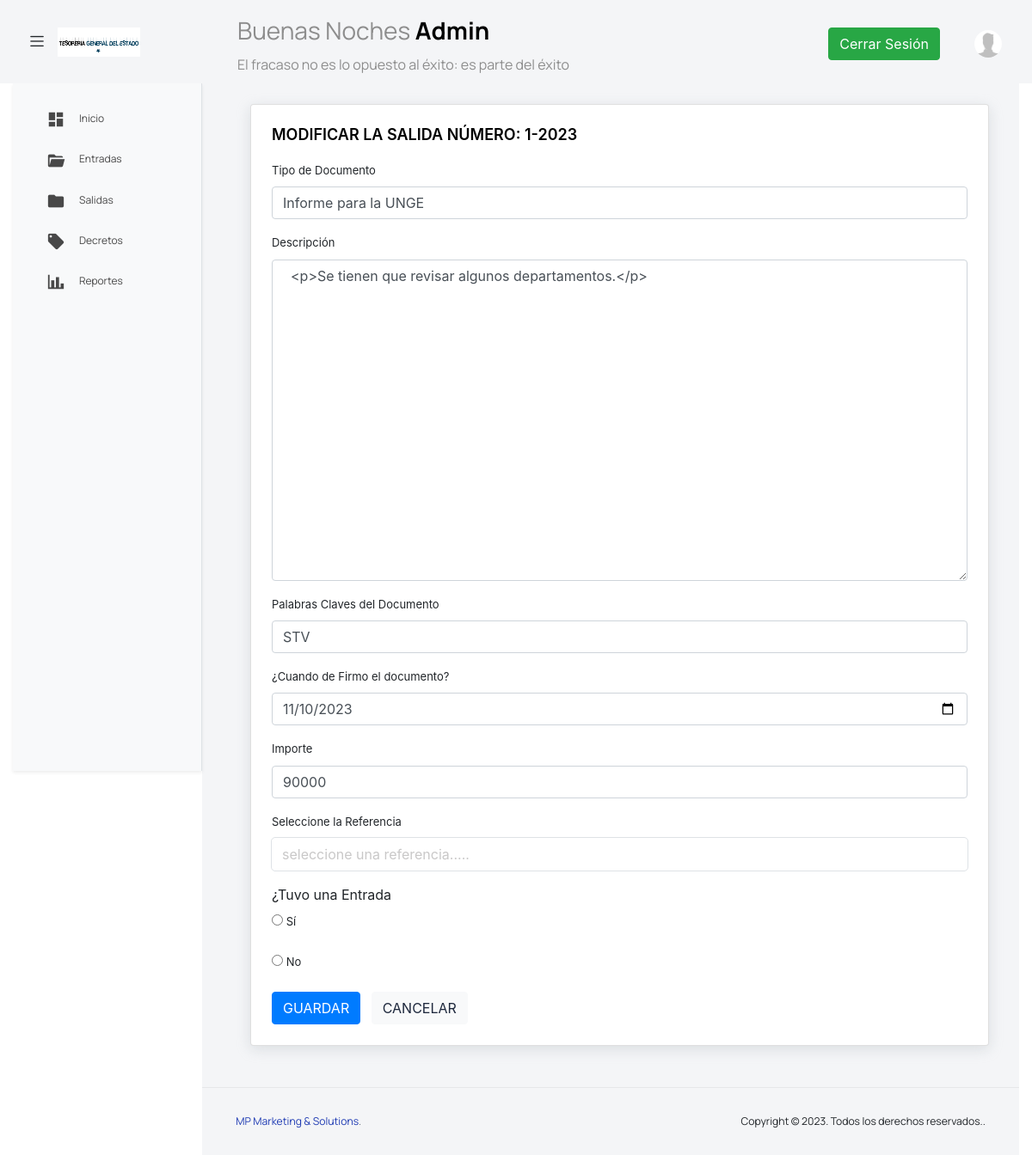
The page /users/editarSalida.php?id=1 (signed in) on the database its author committed.
### tables this page shows
CREATE TABLE `salidas` (
  `Id` int(10) NOT NULL,
  `NumRegistro` varchar(8) DEFAULT NULL,
  `FechaRegistro` date DEFAULT NULL,
  `TipoDoc` varchar(50) DEFAULT NULL,
  `Archivo` varchar(15) DEFAULT NULL,
  `Descripcion` text DEFAULT NULL,
  `PalabrasClaves` text DEFAULT NULL,
  `FechaFirma` date DEFAULT NULL,
  `Importe` varchar(20) DEFAULT NULL,
  `Entrada` varchar(20) NOT NULL,
  `Referencia` int(5) DEFAULT NULL,
  `Usuario` int(3) DEFAULT NULL
);

### componentes/formularioSalidasEditar.php (the view, shortened to what this page needs)
<div class="col-md-12 grid-margin stretch-card">
    <div class="card">
        <div class="card-body">
            <h4 class="card-title">MODIFICAR LA SALIDA NÚMERO: <?php echo $resultado['NumRegistro']; ?></h4>
            <form class="forms-sample" method="POST" action="../php/actualizar_salida.php" enctype="multipart/form-data">
                <div class="form-group">
                    <label for="TipoDoc">Tipo de Documento</label>
                    <input type="text" class="form-control" id="TipoDoc" name="TipoDoc" value="<?php echo $resultado['TipoDoc']; ?>">
                </div>
                <div class="form-group">
                    <label for="ckeditor">Descripción</label>
                    <textarea name="descripcion" id="ckeditor" class="form-control ckeditor" id="" cols="30" rows="15" placeholder="Descripcion del documento">  <?php echo $resultado['Descripcion']; ?>  </textarea>
                </div>
                <div class="form-group">
                    <label for="palabrasClaves">Palabras Claves del Documento</label>
                    <input type="text" class="form-control" id="palabrasClaves" name="palabrasClaves" value="<?php echo $resultado['PalabrasClaves']; ?>">
                </div>
                <div class="form-group">
                    <label for="fechaFirma">¿Cuando de Firmo el documento?</label>
                    <input type="date" class="form-control" id="fechaFirma" name="fechaFirma" value="<?php echo $resultado['FechaFirma']; ?>">
                </div>
                <div class="form-group">
                    <label for="importe">Importe</label>
                    <input type="text" class="form-control" id="importe" name="importe" value="<?php echo $resultado['Importe']; ?>">
                </div>
                <div class="form-group" id="">
                    <label for="institucion"> Seleccione la Referencia</label>
                    <select class="form-control" id="ref" name="ref">
                        <option selected value="">seleccione una referencia.....</option>
                    </select>
                </div>
                <label for="institucion">¿Tuvo una Entrada</label>
                <div class="form-group">
                    <label class="form-check-label">
                        <input class="checkbox" name="entrada" type="radio" id="si" value=""> Sí<i class="input-helper rounded"></i>
                    </label>
                </div>
                <div class="form-group">
                    <label class="form-check-label">
                        <input class="checkbox" name="entrada" type="radio" id="no" value="No tuvo una entrada"> No<i class="input-helper rounded"></i>
                    </label>
                </div>
                <button type="submit" class="btn btn-primary me-2">GUARDAR</button>
                <a href="./salidas.php" class="btn btn-light">CANCELAR</a>
            </form>
        </div>
    </div>
</div>

### rows shown on the page
salidas: NumRegistro "1-2023", TipoDoc "Informe para la UNGE", descripcion "<p>Se tienen que revisar algunos departamentos.</p>", palabrasClaves "STV", fechaFirma "11/10/2023", importe "90000"

### other values the page prints
$saludo "Buenas Noches"
$usuario "Admin"
